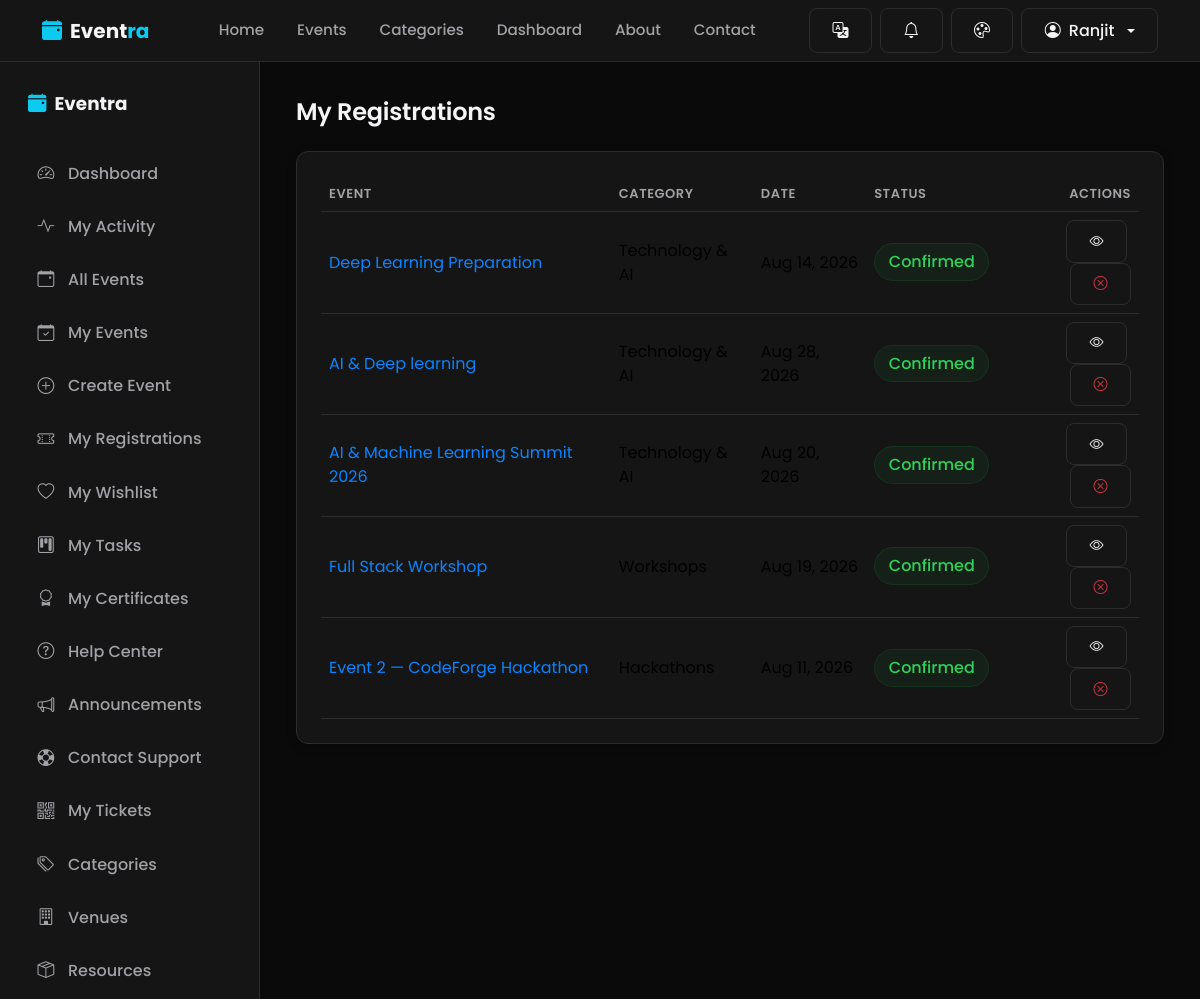
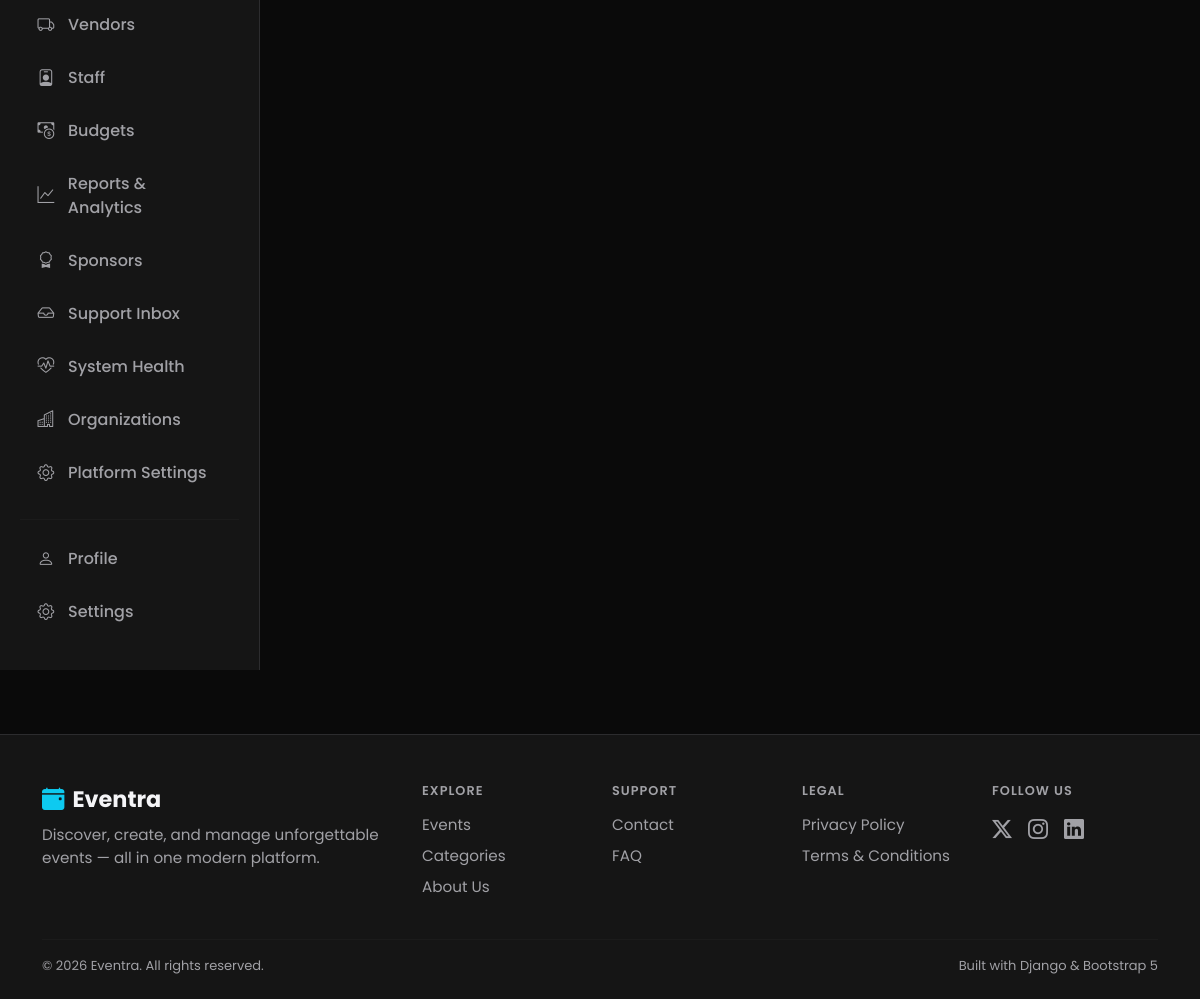
/events/my-registrations/ (signed in), run on the app's committed database (2 pictures, top to bottom).
### users/models.py (models this page shows, shortened)
class User(AbstractUser):
    SUPER_ADMIN = 'super_admin'
    ORGANIZER = 'organizer'
    STAFF = 'staff'
    VENDOR = 'vendor'
    VOLUNTEER = 'volunteer'
    PARTICIPANT = 'participant'
    ROLE_CHOICES = (
        (SUPER_ADMIN, 'Super Admin'),
        (ORGANIZER, 'Organizer'),
        (STAFF, 'Staff'),
        (VENDOR, 'Vendor'),
        (VOLUNTEER, 'Volunteer'),
        (PARTICIPANT, 'Participant'),
    )
    SELF_SERVICE_ROLES = (ORGANIZER, VENDOR, VOLUNTEER, PARTICIPANT)
    role = models.CharField(
        max_length=20,
        choices=ROLE_CHOICES,
        default=PARTICIPANT,
        help_text="Determines which dashboard and permissions the user gets.",
    )
    phone_number = models.CharField(max_length=15, blank=True)
    bio = models.TextField(max_length=300, blank=True)
    profile_image = models.ImageField(upload_to='profile_images/', blank=True, null=True)
    is_organizer = models.BooleanField(
        default=False,
        help_text="Organizers can create and manage events. Kept for backward "
                   "compatibility; automatically kept in sync with `role`."
    )
    created_at = models.DateTimeField(auto_now_add=True)
    @property
    def is_super_admin(self):
        return self.role == self.SUPER_ADMIN or self.is_superuser
    @property
    def can_manage_events(self):
        return self.role in (self.SUPER_ADMIN, self.ORGANIZER, self.STAFF) or self.is_superuser

### events/models.py (models this page shows, shortened)
class Registration(models.Model):
    STATUS_CHOICES = (
        ('confirmed', 'Confirmed'),
        ('cancelled', 'Cancelled'),
    )
    event = models.ForeignKey(Event, on_delete=models.CASCADE, related_name='registrations')
    user = models.ForeignKey(
        settings.AUTH_USER_MODEL, on_delete=models.CASCADE, related_name='registrations'
    )
    status = models.CharField(max_length=20, choices=STATUS_CHOICES, default='confirmed')
    registered_at = models.DateTimeField(auto_now_add=True)
    class Meta:
        unique_together = ('event', 'user')
        ordering = ['-registered_at']

class Event(models.Model):
    STATUS_CHOICES = (
        ('draft', 'Draft'),
        ('published', 'Published'),
        ('cancelled', 'Cancelled'),
        ('completed', 'Completed'),
    )
    title = models.CharField(max_length=200)
    slug = models.SlugField(max_length=220, unique=True, blank=True)
    description = models.TextField()
    category = models.ForeignKey(
        Category, on_delete=models.SET_NULL, null=True, related_name='events'
    )
    organizer = models.ForeignKey(
        settings.AUTH_USER_MODEL, on_delete=models.CASCADE, related_name='organized_events'
    )
    location = models.CharField(
        max_length=255,
        help_text="Free-text venue/location name, used when no registered Venue is selected."
    )
    venue = models.ForeignKey(
        'venues.Venue', on_delete=models.SET_NULL, null=True, blank=True,
        related_name='events',
        help_text="Optional: link to a managed Venue for booking, conflict detection, and capacity checks."
    )
    organization = models.ForeignKey(
        'organizations.Organization', on_delete=models.SET_NULL, null=True, blank=True,
        related_name='events',
        help_text=(
            "Optional: which Organization (tenant) this event belongs to. Nullable and additive — "
            "existing events with no organization are unaffected. See organizations.models.Organization "
            "for the scope of what this field does and does not enforce."
        )
    )
    start_date = models.DateTimeField()
    end_date = models.DateTimeField()
    capacity = models.PositiveIntegerField(default=50)
    price = models.DecimalField(max_digits=8, decimal_places=2, default=0)
    image = models.ImageField(upload_to='event_images/', blank=True, null=True)
    status = models.CharField(max_length=20, choices=STATUS_CHOICES, default='published')
    created_at = models.DateTimeField(auto_now_add=True)
    updated_at = models.DateTimeField(auto_now=True)
    class Meta:
        ordering = ['-start_date']
    def get_absolute_url(self):
        return reverse('events:event_detail', kwargs={'slug': self.slug})

### categories/models.py (models this page shows, shortened)
class Category(models.Model):
    name = models.CharField(max_length=100, unique=True)
    slug = models.SlugField(max_length=120, unique=True, blank=True)
    description = models.TextField(max_length=300, blank=True)
    icon = models.CharField(
        max_length=50,
        default='bi-calendar-event',
        help_text="Bootstrap Icon class name, e.g. 'bi-music-note-beamed'."
    )
    created_at = models.DateTimeField(auto_now_add=True)
    class Meta:
        verbose_name_plural = 'Categories'
        ordering = ['name']

### events/views.py (the view)
# urls.py: path('my-registrations/', views.my_registrations, name='my_registrations'),
@login_required
def my_registrations(request):
    registrations = (
        Registration.objects.filter(user=request.user)
        .select_related('event', 'event__category')
        .order_by('-registered_at')
    )
    return render(request, 'events/my_registrations.html', {'registrations': registrations})

### currency/context_processors.py (called while the page is built)
def active_currency(request):
    return {
        'active_currency': get_active_currency(request),
        'available_currencies': Currency.objects.all(),
    }

### currency/models.py (called while the page is built)
    @classmethod
    def get_base(cls):
        return cls.objects.filter(is_base=True).first()

### currency/utils.py (called while the page is built)
def get_active_currency(request):
    code = request.session.get(SESSION_KEY)
    if code:
        currency = Currency.objects.filter(code=code).first()
        if currency:
            return currency
    base = Currency.get_base()
    if base:
        return base
    return Currency(code='INR', name='Indian Rupee', symbol='₹', rate_to_base=1, is_base=True)

### workflow/context_processors.py (called while the page is built)
def notifications(request):
    if not getattr(request, 'user', None) or not request.user.is_authenticated:
        return {}
    user_notifications = Notification.objects.filter(user=request.user)
    return {
        'nav_notifications': user_notifications[:6],
        'nav_unread_count': user_notifications.filter(is_read=False).count(),
    }

### templates/events/my_registrations.html (shortened to what this page needs)
{% extends 'base.html' %}
{% block content %}
<div class="dashboard-layout">
  {% include 'includes/sidebar.html' %}
  <div class="dashboard-main">
    <h2 class="mb-4">My Registrations</h2>
    <div class="glass-card p-4">
      {% if registrations %}
      <div class="table-responsive">
        <table class="table table-hover align-middle mb-0">
          <thead>
            <tr><th>Event</th><th>Category</th><th>Date</th><th>Status</th><th class="text-end">Actions</th></tr>
          </thead>
          <tbody>
            {% for reg in registrations %}
            <tr>
              <td><a href="{{ reg.event.get_absolute_url }}">{{ reg.event.title }}</a></td>
              <td>{% if reg.event.category %}{{ reg.event.category.name }}{% else %}—{% endif %}</td>
              <td>{{ reg.event.start_date|date:"M d, Y" }}</td>
              <td><span class="badge-soft {% if reg.status == 'confirmed' %}success{% else %}danger{% endif %}">{{ reg.get_status_display }}</span></td>
              <td class="text-end">
                <a href="{{ reg.event.get_absolute_url }}" class="btn btn-sm btn-outline-light me-1" title="View"><i class="bi bi-eye"></i></a>
                {% if reg.status == 'confirmed' %}
                <a href="{% url 'events:event_cancel_registration' reg.event.slug %}" class="btn btn-sm btn-outline-light text-danger" title="Cancel"><i class="bi bi-x-circle"></i></a>
                {% endif %}
              </td>
            </tr>
            {% endfor %}
          </tbody>
        </table>
      </div>
      {% endif %}
    </div>
  </div>
</div>
{% endblock %}

### templates/includes/navbar.html (shortened to what this page needs)
{% load static i18n %}
<nav class="navbar navbar-expand-lg site-navbar sticky-top">
  <div class="container">
    <a class="navbar-brand fw-bold d-flex align-items-center gap-2" href="{% url 'pages:home' %}">
      <i class="bi bi-calendar-event-fill text-info"></i>
      <span>Event<span class="text-info">ra</span></span>
    </a>
    <div class="collapse navbar-collapse" id="mainNavbar">
      <ul class="navbar-nav mx-auto mb-2 mb-lg-0 gap-lg-1">
        <li class="nav-item"><a class="nav-link {% if request.resolver_match.view_name == 'pages:home' %}active{% endif %}" href="{% url 'pages:home' %}">{% trans "Home" %}</a></li>
        <li class="nav-item"><a class="nav-link" href="{% url 'events:event_list' %}">{% trans "Events" %}</a></li>
        <li class="nav-item"><a class="nav-link" href="{% url 'categories:category_list' %}">{% trans "Categories" %}</a></li>
        {% if user.is_authenticated %}
        <li class="nav-item"><a class="nav-link" href="{% url 'dashboard:dashboard' %}">{% trans "Dashboard" %}</a></li>
        {% endif %}
        <li class="nav-item"><a class="nav-link" href="{% url 'pages:about' %}">{% trans "About" %}</a></li>
        <li class="nav-item"><a class="nav-link" href="{% url 'pages:contact' %}">{% trans "Contact" %}</a></li>
      </ul>
      <div class="d-flex align-items-center gap-2">
        <div class="dropdown">
          <button class="btn btn-outline-light d-flex align-items-center gap-1" type="button" id="langSwitcherBtn" data-bs-toggle="dropdown" aria-expanded="false" title="{% trans 'Change language' %}">
            <i class="bi bi-translate"></i>
          </button>
        </div>
        {% if user.is_authenticated %}
        <div class="dropdown">
          <button class="btn btn-outline-light position-relative d-flex align-items-center" type="button" id="notifBellBtn" data-bs-toggle="dropdown" aria-expanded="false" title="Notifications">
            <i class="bi bi-bell"></i>
          </button>
        </div>
        {% endif %}
        <div class="dropdown">
          <button class="btn btn-outline-light d-flex align-items-center" type="button" id="themeSwitcherBtn" data-bs-toggle="dropdown" aria-expanded="false" title="Change theme">
            <i class="bi bi-palette"></i>
          </button>
        </div>
        {% if user.is_authenticated %}
          <div class="dropdown">
            <button class="btn btn-outline-light dropdown-toggle d-flex align-items-center gap-2" type="button" data-bs-toggle="dropdown" aria-expanded="false">
              <i class="bi bi-person-circle"></i> {{ user.first_name|default:user.username }}
            </button>
          </div>
        {% else %}
          <a href="{% url 'users:login' %}" class="btn btn-outline-light">{% trans "Login" %}</a>
          <a href="{% url 'users:signup' %}" class="btn btn-primary">{% trans "Sign Up" %}</a>
        {% endif %}
      </div>
    </div>
  </div>
</nav>

### static/css/style.css (style rules this page uses)
:root { --bg: #F7F7F8; --bg-elevated: #FFFFFF; --card: #FFFFFF; --card-hover: #F1F1F3; --input-bg: #FFFFFF; --input-bg-focus: #FFFFFF; --primary: #2563EB; --primary-hover: #1D4ED8; --secondary: #2563EB; --accent: #2563EB; --success: #16803C; --warning: #B7791F; --danger: #D92D20; --text: #111111; --text-muted: #6B6B6F; --text-faint: #8E8E93; --border: #E5E5E7; --radius: 12px; --radius-sm: 8px; --radius-lg: 16px; --shadow-soft: 0 8px 30px rgba(0, 0, 0, 0.06); --shadow-sm: 0 2px 10px rgba(0, 0, 0, 0.04); --space-1: 4px; --space-2: 8px; --space-3: 12px; --space-4: 16px; --space-5: 20px; --space-6: 24px; --space-8: 32px; --space-10: 40px; --space-12: 48px; --space-16: 64px; --fs-page-heading: 2.25rem; --fs-section-heading: 1.5rem; --fs-card-heading: 1.125rem; --fs-body: 0.95rem; --fs-secondary: 0.875rem; --fs-meta: 0.8125rem; }
* { box-sizing: border-box; }
html, body { height: 100%; }
body { background-color: var(--bg); color: var(--text); font-family: 'Poppins', -apple-system, BlinkMacSystemFont, 'Segoe UI', 'Helvetica Neue', Arial, sans-serif; min-height: 100vh; display: flex; flex-direction: column; transition: background-color 0.2s ease, color 0.2s ease; }
h1, h2, h3, h4, h5, h6 { font-weight: 600; letter-spacing: -0.01em; color: var(--text); }
h2 { font-size: var(--fs-section-heading); }
p, li { font-size: var(--fs-body); }
a { color: var(--primary); text-decoration: none; }
.glass-card { background: var(--card); border: 1px solid var(--border); border-radius: var(--radius); box-shadow: var(--shadow-sm); transition: transform 0.2s ease, box-shadow 0.2s ease, border-color 0.2s ease; }
.btn { border-radius: var(--radius-sm); font-weight: 500; padding: 0.6rem 1.4rem; transition: all 0.15s ease; }
.btn-outline-light { border-radius: var(--radius-sm); border-color: var(--border); color: var(--text); }
.badge-soft { background: rgba(37, 99, 235, 0.10); color: var(--primary); font-weight: 500; padding: 0.4em 0.85em; border-radius: 30px; border: 1px solid rgba(37, 99, 235, 0.18); }
.badge-soft.success { background: rgba(22, 128, 60, 0.10); color: var(--success); border-color: rgba(22, 128, 60, 0.2); }
.table { color: var(--text); border-color: var(--border); --bs-table-bg: transparent; }
.table > :not(caption) > * > * { background-color: transparent; border-bottom-color: var(--border); }
.table thead th { color: var(--text-muted); font-size: var(--fs-meta); font-weight: 600; text-transform: uppercase; letter-spacing: 0.04em; border-bottom: 1px solid var(--border); }
.site-navbar { background: var(--bg-elevated); border-bottom: 1px solid var(--border); transition: background-color 0.2s ease, border-color 0.2s ease; }
.site-navbar .navbar-brand, .site-navbar .navbar-brand span:not([class*="text-"]) { color: var(--text); }
.site-navbar .nav-link { color: var(--text-muted); font-weight: 500; padding: 0.55rem 0.9rem !important; }
.navbar-brand span { transition: color 0.2s ease; }
.nav-link { position: relative; }

### static/css/dashboard.css (style rules this page uses)
.dashboard-layout { display: flex; min-height: calc(100vh - 76px); }
.dashboard-main { flex: 1; padding: 2.25rem; min-width: 0; }

### static/css/themes.css (style rules this page uses)
html[data-theme="dark"] { --bg: #0A0A0A; --bg-elevated: #151515; --card: #151515; --card-hover: #1C1C1E; --input-bg: #1C1C1E; --input-bg-focus: #202022; --primary: #0A84FF; --primary-hover: #3D9BFF; --secondary: #0A84FF; --accent: #0A84FF; --success: #30D158; --warning: #FFD60A; --danger: #FF453A; --text: #F5F5F7; --text-muted: #A1A1A6; --text-faint: #8E8E93; --border: #2C2C2E; --shadow-soft: 0 8px 30px rgba(0, 0, 0, 0.35); --shadow-sm: 0 2px 10px rgba(0, 0, 0, 0.25); }

### data on the page
User: first_name "Ranjit"
Registration: event "Deep Learning Preparation", event.category.name "Technology & AI", event.start_date "Aug 14, 2026", status "Confirmed"
Registration: event "AI & Deep learning", event.category.name "Technology & AI", event.start_date "Aug 28, 2026", status "Confirmed"
Registration: event "AI & Machine Learning Summit 2026", event.category.name "Technology & AI", event.start_date "Aug 20, 2026", status "Confirmed"
Registration: event "Full Stack Workshop", event.category.name "Workshops", event.start_date "Aug 19, 2026", status "Confirmed"
Registration: event "Event 2 — CodeForge Hackathon", event.category.name "Hackathons", event.start_date "Aug 11, 2026", status "Confirmed"
